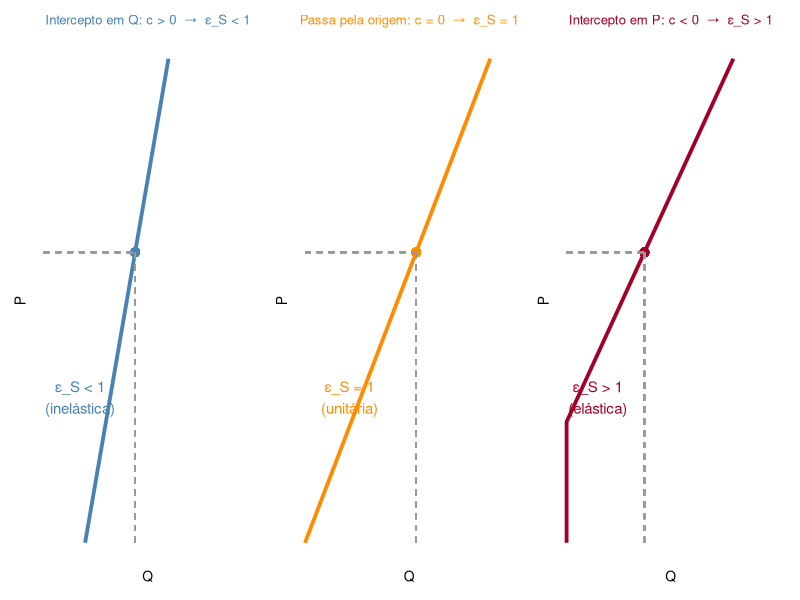
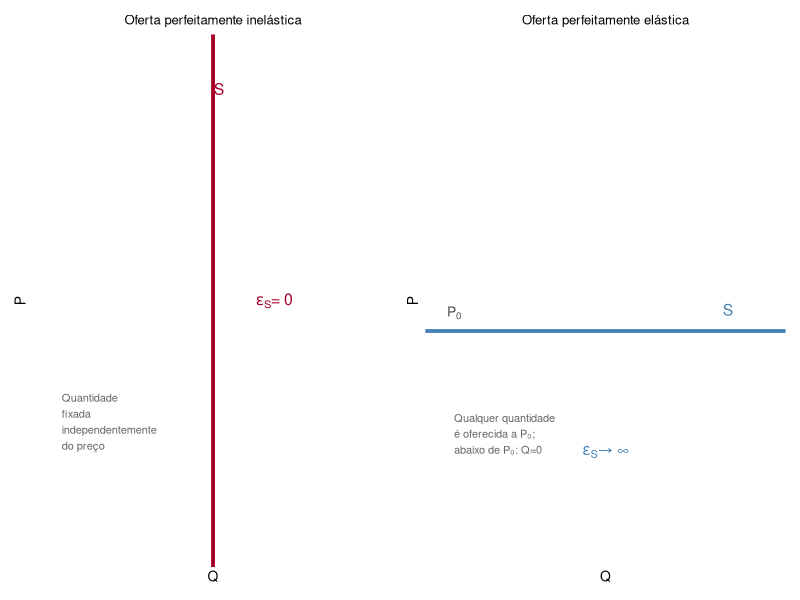
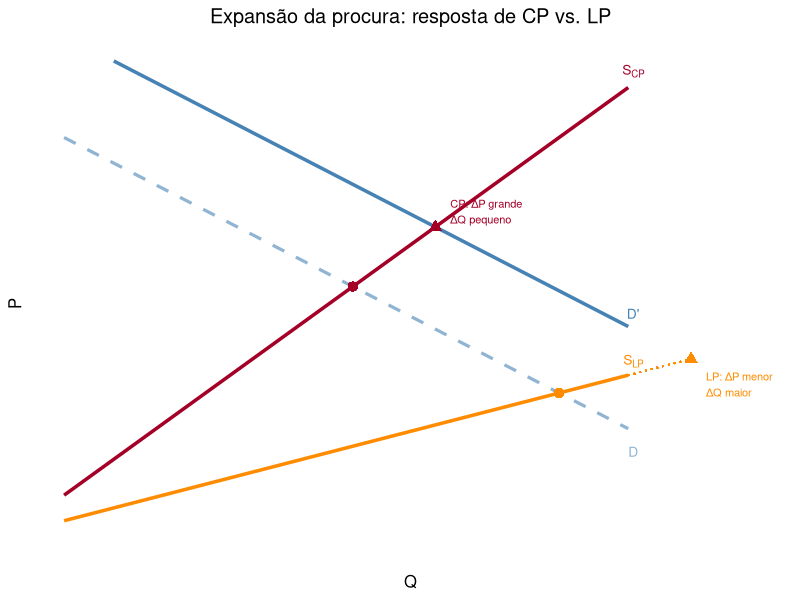

Write the R code that produced these figures, in order.
## ---- chunk 1
library(ggplot2)
library(dplyr)
library(tibble)
library(patchwork)
## ---- chunk 2
library(ggplot2)
library(patchwork)

make_supply_plot <- function(title, c_val, d_val, col, x_max=10, p_max=8,
                             eps_label, label_y_offset=0.4) {
  P_seq <- seq(0, p_max, length.out=300)
  Q_seq <- pmax(c_val + d_val * P_seq, 0)
  df <- tibble(P=P_seq, Q=Q_seq)
  
  # One reference point
  p_ref <- if (c_val >= 0) p_max * 0.6 else max(p_max * 0.6, -c_val/d_val + 0.5)
  q_ref <- c_val + d_val * p_ref
  
  ggplot(df %>% filter(Q >= 0)) +
    geom_line(aes(x=Q, y=P), color=col, linewidth=1.3) +
    geom_point(aes(x=q_ref, y=p_ref), color=col, size=2.5) +
    geom_segment(aes(x=0, xend=q_ref, y=p_ref, yend=p_ref),
                 linetype="dashed", color="gray60") +
    geom_segment(aes(x=q_ref, xend=q_ref, y=0, yend=p_ref),
                 linetype="dashed", color="gray60") +
    annotate("text", x=q_ref * 0.4, y=p_ref * 0.5,
             label=eps_label, color=col, size=3.8) +
    labs(x="Q", y="P", title=title) +
    scale_x_continuous(breaks=NULL, limits=c(0, x_max)) +
    scale_y_continuous(breaks=NULL, limits=c(0, p_max)) +
    theme_classic(base_size=10) +
    theme(
      axis.line=element_line(arrow=arrow(length=unit(0.2,"cm"), type="closed")),
      plot.title=element_text(hjust=0.5, size=9.5, color=col)
    )
}

p1 <- make_supply_plot(
  "Intercepto em Q: c > 0  →  ε_S < 1",
  c_val=12, d_val=3, col="steelblue",
  eps_label="ε_S < 1\n(inelástica)", x_max=60, p_max=8
)

p2 <- make_supply_plot(
  "Passa pela origem: c = 0  →  ε_S = 1",
  c_val=0, d_val=5, col="darkorange",
  eps_label="ε_S = 1\n(unitária)", x_max=45, p_max=8
)

p3 <- make_supply_plot(
  "Intercepto em P: c < 0  →  ε_S > 1",
  c_val=-8, d_val=4, col="#A40027",
  eps_label="ε_S > 1\n(elástica)", x_max=30, p_max=8
)

p1 + p2 + p3
## ---- chunk 3
p_left <- ggplot() +
  geom_vline(xintercept=4, color="#A40027", linewidth=1.3) +
  annotate("text", x=4.15, y=7.5, label="S", color="#A40027", size=4) +
  annotate("text", x=4, y=-0.4, label=expression(Q[0]), color="gray30", size=3.5, hjust=0.5) +
  annotate("text", x=5.5, y=4,
           label=expression(paste(epsilon[S],"= 0")),
           color="#A40027", size=4) +
  annotate("text", x=0.3, y=2,
           label="Quantidade\nfixada\nindependentemente\ndo preço",
           color="gray40", size=2.8, hjust=0) +
  scale_x_continuous(breaks=NULL, limits=c(0,8)) +
  scale_y_continuous(breaks=NULL, limits=c(0,8)) +
  labs(x="Q", y="P", title="Oferta perfeitamente inelástica") +
  theme_classic(base_size=10) +
  theme(axis.line=element_line(arrow=arrow(length=unit(0.2,"cm"), type="closed")),
        plot.title=element_text(hjust=0.5, size=9.5))

p_right <- ggplot() +
  geom_hline(yintercept=3.5, color="steelblue", linewidth=1.3) +
  annotate("text", x=7, y=3.85, label="S", color="steelblue", size=4) +
  annotate("text", x=0.3, y=3.5+0.3, label=expression(P[0]), color="gray30", size=3.5) +
  annotate("text", x=4, y=1.5,
           label=expression(paste(epsilon[S],"→ ∞")),
           color="steelblue", size=4) +
  annotate("text", x=0.3, y=1.8,
           label="Qualquer quantidade\né oferecida a P₀;\nabaixo de P₀: Q=0",
           color="gray40", size=2.8, hjust=0) +
  scale_x_continuous(breaks=NULL, limits=c(0,8)) +
  scale_y_continuous(breaks=NULL, limits=c(0,8)) +
  labs(x="Q", y="P", title="Oferta perfeitamente elástica") +
  theme_classic(base_size=10) +
  theme(axis.line=element_line(arrow=arrow(length=unit(0.2,"cm"), type="closed")),
        plot.title=element_text(hjust=0.5, size=9.5))

p_left + p_right
## ---- chunk 4
Q_seq <- seq(0, 12, length.out=300)

# SR supply: steeper (less elastic)  P = 1 + 0.7*Q
# LR supply: flatter (more elastic)  P = 0.5 + 0.25*Q
P_SR <- function(Q) 1 + 0.7 * Q
P_LR <- function(Q) 0.5 + 0.25 * Q

# Demand: P = 8 - 0.5*Q
P_D  <- function(Q) 8 - 0.5 * Q

# SR eq: 8-0.5Q = 1+0.7Q => 7=1.2Q => Q=7/1.2, P=8-3.5/1.2
Q_SR <- 7/1.2
P_SR_eq <- P_D(Q_SR)

# LR eq: 8-0.5Q = 0.5+0.25Q => 7.5=0.75Q => Q=10, P=3
Q_LR <- 10
P_LR_eq <- 3

# Demand shift: P = 10 - 0.5*Q
P_D2 <- function(Q) 10 - 0.5 * Q

# SR new eq: 10-0.5Q=1+0.7Q => 9=1.2Q
Q_SR2 <- 9/1.2
P_SR2_eq <- P_D2(Q_SR2)

# LR new eq: 10-0.5Q=0.5+0.25Q => 9.5=0.75Q
Q_LR2 <- 9.5/0.75
P_LR2_eq <- P_D2(Q_LR2)

df <- tibble(Q=Q_seq,
             SR=P_SR(Q_seq), LR=P_LR(Q_seq),
             D=P_D(Q_seq), D2=P_D2(Q_seq)) %>%
  filter(SR<=9, LR<=9, D>=0, D2>=0)

ggplot(df) +
  geom_line(aes(x=Q, y=D), color="steelblue", linewidth=1.1, linetype="dashed", alpha=0.6) +
  geom_line(aes(x=Q, y=D2), color="steelblue", linewidth=1.2) +
  geom_line(aes(x=Q, y=SR), color="#A40027", linewidth=1.2) +
  geom_line(aes(x=Q, y=LR), color="darkorange", linewidth=1.2) +
  # Original equilibria
  geom_point(aes(x=Q_SR, y=P_SR_eq), color="#A40027", size=2.5) +
  geom_point(aes(x=Q_LR, y=P_LR_eq), color="darkorange", size=2.5) +
  # New equilibria
  geom_point(aes(x=Q_SR2, y=P_SR2_eq), color="#A40027", size=3, shape=17) +
  geom_point(aes(x=Q_LR2, y=P_LR2_eq), color="darkorange", size=3, shape=17) +
  # dashed connectors
  geom_segment(aes(x=Q_SR, xend=Q_SR2, y=P_SR_eq, yend=P_SR2_eq),
               linetype="dotted", color="#A40027", alpha=0.5) +
  geom_segment(aes(x=Q_LR, xend=Q_LR2, y=P_LR_eq, yend=P_LR2_eq),
               linetype="dotted", color="darkorange", alpha=0.5) +
  annotate("text", x=11.5, y=P_SR(11.5)+0.25, label="S[CP]", parse=TRUE,
           color="#A40027", size=3.5) +
  annotate("text", x=11.5, y=P_LR(11.5)+0.25, label="S[LP]", parse=TRUE,
           color="darkorange", size=3.5) +
  annotate("text", x=11.5, y=P_D2(11.5)+0.3, label="D'", color="steelblue", size=3.5) +
  annotate("text", x=11.5, y=P_D(11.5)-0.4, label="D", color="steelblue", size=3.5, alpha=0.6) +
  annotate("text", x=Q_SR2+0.3, y=P_SR2_eq+0.3,
           label="CP: ΔP grande\nΔQ pequeno",
           color="#A40027", size=2.8, hjust=0) +
  annotate("text", x=Q_LR2+0.3, y=P_LR2_eq-0.5,
           label="LP: ΔP menor\nΔQ maior",
           color="darkorange", size=2.8, hjust=0) +
  scale_x_continuous(breaks=NULL, limits=c(0,14)) +
  scale_y_continuous(breaks=NULL, limits=c(0,9.5)) +
  labs(x="Q", y="P",
       title="Expansão da procura: resposta de CP vs. LP") +
  theme_classic(base_size=12) +
  theme(axis.line=element_line(arrow=arrow(length=unit(0.25,"cm"), type="closed")),
        plot.title=element_text(hjust=0.5))
